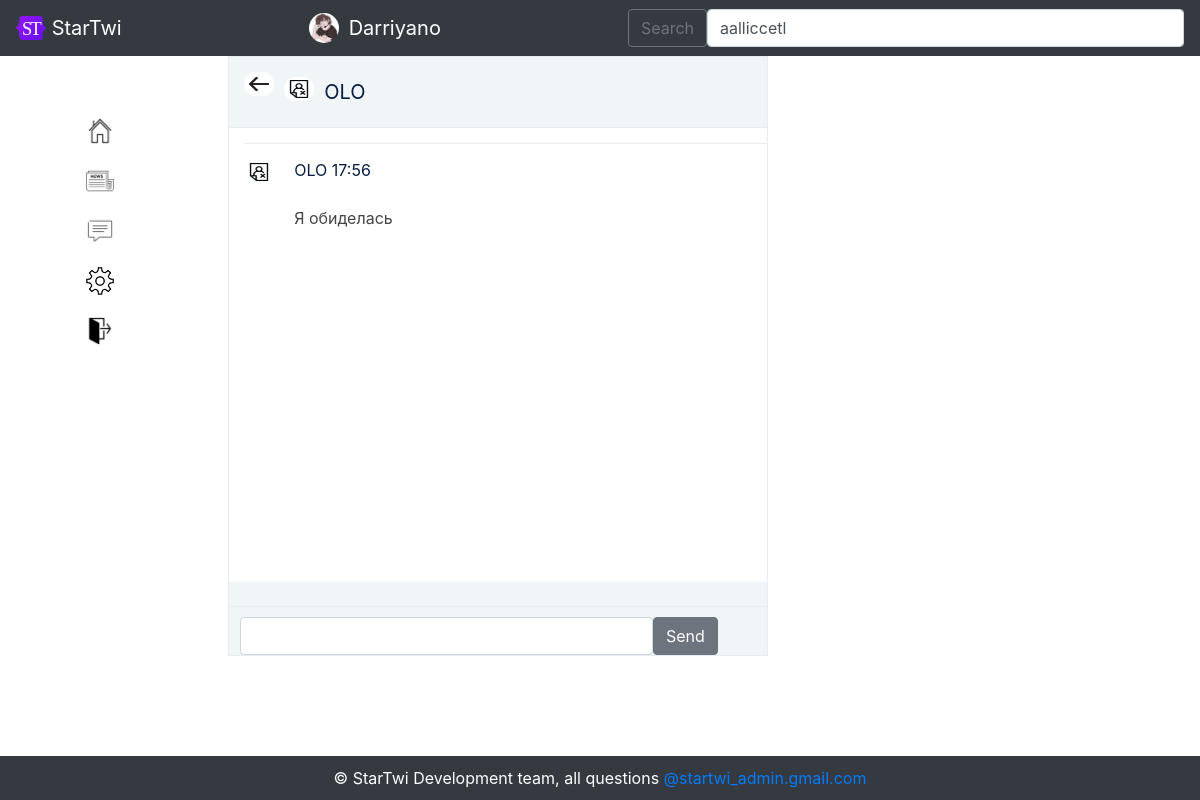
/messenger/OLO (signed in), run on the app's committed database.
### data/users.py (models this page shows, shortened)
class User(SqlAlchemyBase, UserMixin):
    __tablename__ = 'users'
    id = sqlalchemy.Column(sqlalchemy.Integer, primary_key=True, autoincrement=True)
    username = sqlalchemy.Column(sqlalchemy.String, unique=True, nullable=True)
    year_of_birth = sqlalchemy.Column(sqlalchemy.Integer, nullable=True)
    month_of_birth = sqlalchemy.Column(sqlalchemy.Integer, nullable=True)
    day_of_birth = sqlalchemy.Column(sqlalchemy.Integer, nullable=True)
    country = sqlalchemy.Column(sqlalchemy.String, nullable=True)
    email = sqlalchemy.Column(sqlalchemy.String, unique=True, nullable=True)
    hashed_password = sqlalchemy.Column(sqlalchemy.String, nullable=True)
    modified_date = sqlalchemy.Column(sqlalchemy.DateTime, default=datetime.datetime.now())
    photo = sqlalchemy.Column(sqlalchemy.String, unique=True, nullable=True)
    about_me = sqlalchemy.Column(sqlalchemy.String, unique=True, nullable=True)
    followers = sqlalchemy.Column(sqlalchemy.String, nullable=True, default=' ')
    following = sqlalchemy.Column(sqlalchemy.String, nullable=True, default=' ')
    restrict = sqlalchemy.Column(sqlalchemy.Boolean, nullable=True, default=False)
    blacklist = sqlalchemy.Column(sqlalchemy.String, nullable=True, default=' ')

### data/messages.py (models this page shows)
class Messages(SqlAlchemyBase):
    __tablename__ = 'messages'
    id = sqlalchemy.Column(sqlalchemy.Integer, primary_key=True, autoincrement=True)
    from_id = sqlalchemy.Column(sqlalchemy.Integer, sqlalchemy.ForeignKey("users.id"))
    to_id = sqlalchemy.Column(sqlalchemy.Integer, sqlalchemy.ForeignKey("users.id"))
    message_text = sqlalchemy.Column(sqlalchemy.String, nullable=True)
    sending_time = sqlalchemy.Column(sqlalchemy.DateTime, default=datetime.datetime.now())

### main.py (the view)
@app.route('/messenger/<username>', methods=['GET', 'POST'])
@login_required
def messenger(username):
    db_sess = db_session.create_session()
    form = MessageForm()
    user = db_sess.query(User).filter(User.username == username).first()
    if form.validate_on_submit():
        add_message(current_user.id, user.id, form.message.data)
        return redirect(f'/messenger/{username}')
    cipher = Fernet(cipher_key)
    messages_list = db_sess.query(Messages).filter(
        ((Messages.from_id == current_user.id) / (Messages.to_id == user.id)) | (
                (Messages.to_id == current_user.id) / (Messages.from_id == user.id))).all()
    return render_template('messenger.html', title='Messenger', form=form, user=user,
                           url_for=url_for, user_class=User, userlist=get_userlist(),
                           css_file=url_for('static', filename='css/style.css'),
                           messages_list=messages_list, cipher=cipher,
                           str=str, db_sess_query_user=db_sess.query(User)
                           )

### forms/MessageForm.py
class MessageForm(FlaskForm):
    message = StringField('')
    send = SubmitField('Send')

### data/db_session.py (called while the page is built)
def create_session() -> Session:
    global __factory
    return __factory()

### main.py (called while the page is built)
@login_manager.user_loader
def load_user(user_id):
    db_sess = db_session.create_session()
    return db_sess.query(User).get(user_id)

def get_userlist():
    return sorted(db_session.create_session().query(User).filter(User.username != current_user.username),
                  key=lambda x: [0 if str(x.id) in current_user.following.split(', ') else 1,
                                 - len(list(set(current_user.following.split(', ')) & set(
                                     x.following.split(', ')))),
                                 - len(list(set(current_user.followers.split(', ')) & set(
                                     x.followers.split(', ')))),
                                 x.username])

### templates/messenger.html (shortened to what this page needs)
{% extends "base_logged_in.html" %}
{% block content %}
<div class="messenger">
    <table class="message-table">
        <tr><td style="background-color: #f0f6f7; " class="about-chat"><div>
            <a href="/chats"><img src="{{ url_for('static', filename='img/back.png') }}" alt="" width="30" height="24" class="icon" style="margin: 0px; margin-right: 10px;"></a>
            <a href="/account/{{ user.username }}" style="text-decoration: none" class="navbar-brand">
                <img src="{{ url_for('static', filename='img/' + user.photo) }}" alt="" width="30" height="24" class="icon" style="margin: 0px; margin-right: 10px;">
                {{ user.username }}</a>
        </div></td></tr>
        <tr><td class="all-messages-box" id="all-messages-box">
            {% if messages_list %}
                {% for message in messages_list %}
                    {% if messages_list.index(message) == 0 or messages_list[messages_list.index(message) - 1].from_id != message.from_id %}
                        <div class="message">
                            {% set sender = db_sess_query_user.filter(user_class.id == message.from_id).first() %}
                            <img src="{{ url_for('static', filename='img/' + sender.photo) }}" alt="" width="30" height="24" class="icon" style="margin: 0px; margin-right: 10px; margin-top:3%;">
                            <div style="margin-left: 50px; color: #454545;">
                                 <a href="/account/{{ sender.username }}" style="text-decoration: none; padding-top: 3%;">{{ sender.username }} {{ message.sending_time.hour }}:{{ str(message.sending_time.minute) if (str(message.sending_time.minute)) | length == 2 else '0' + str(message.sending_time.minute) }}</a><br>
                                {{ cipher.decrypt(message.message_text).decode('utf-8') }}
                            </div>
                        </div>
                    {% endif %}
                {% endfor %}
            {% else %}
                <p align="center" style="margin-top: 50%; color: #a3a29e;">no messages yet</p>
            {% endif %}
        </td></tr>
        <tr><td style="background-color: #f0f6f7;" class="send-message"><div class="form-send-message">
            <form action="" method="post">
                    <div style="float: left; width: 100%;">{{ form.message.label }}<br>
                        <span style="float:left; width:80%">{{ form.message(class="form-control") }}</span><span style="float:right; width:20%">{{ form.send(type="submit", class="btn btn-secondary") }}</span><br>
                    </div>
            </form>
        </div></td></tr>
    </table>
</div>
{% endblock %}

### templates/base_logged_in.html (shortened to what this page needs)
<!DOCTYPE html>
<html lang="en">
<head>
    <link rel="stylesheet"
          href="https://stackpath.bootstrapcdn.com/bootstrap/4.4.1/css/bootstrap.min.css"
>
    <link href="http://rawgithub.com/indrimuska/jquery-editable-select/master/dist/jquery-editable-select.min.css" rel="stylesheet">
    <link rel="stylesheet" type="text/css" href={{ css_file }}>
</head>
<body>
    <header>
        <nav class="navbar navbar-dark bg-dark">
            <a class="navbar-brand" href="#">
                <img src="/static/img/startwi-logo.svg" alt="" width="30" height="24" class="d-inline-block align-text-top">
                StarTwi
            </a>
            <a href="/account/{{ current_user.username }}" style="text-decoration: none;" class="navbar-brand">
                <img src="{{ url_for('static', filename='img/' + current_user.photo) }}" alt="" width="30" height="30" class="icon" style="margin: 0px; margin-right: 10px;">
                {{ current_user.username }}</a>
            <form class="d-flex" method="post" id="sample_form" name="sample_form">
                <button class="btn btn-outline-secondary" type="submit" name="Save" id="save">Search</button>
                <select name="users" id="users" class="form-control me-2" type="search" placeholder="Search" aria-label="Search">
                    {% for found_user in userlist %}
                        {% if found_user %}
                            <option>{{ found_user.username }}</option>
                        {% endif %}
                    {% endfor %}
               </select>
      </form>
    </nav>
    </header>
    <main role="main" class="container">
        <div style="float:left;">
            <ul style="list-style-type: none;">
                <li><a href="/account/{{ current_user.username }}"><img src="{{ url_for('static', filename='img/home_icon.png') }}" style="width:30px; margin-top:60px;"></a></li>
                <li><a href="/newstape"><img src="{{ url_for('static', filename='img/news_icon.png') }}" style="width:30px; margin-top:20px;"></a></li>
                <li><a href="/chats"><img src="{{ url_for('static', filename='img/messenger_icon.png') }}" style="width:30px; margin-top:20px;"></a></li>
                <li><a href="/account_settings/{{ current_user.username }}"><img src="{{ url_for('static', filename='img/settings.png') }}" style="width:30px; margin-top:20px;"></a></li>
                <li><a href="/logout"><img src="{{ url_for('static', filename='img/exit-icon.png') }}" style="width:30px; margin-top:20px;"></a></li>
            </ul>
        </div>
        <div style="margin-left: 12%">
            {% block content %}{% endblock %}
        </div>
          <div class="footer">
      &copy; StarTwi Development team, all questions <a href="mailto:dashastepanova1901@mail.ru">@startwi_admin.gmail.com</a>
  </div>
    </main>
</body>
</html>

### static/css/style.css (style rules this page uses)
table { border: 1px solid #e9ecf2; border-radius: 10px; width: 300px; margin-left: 50px; }
td { padding-top: 15px; padding-bottom: 15px; padding-left: 15px; border-bottom: 1px solid #e9ecf2; }
.icon { width: 30px; border-radius: 30px; float: left; margin: 20px; font-size: 27px; }
table a, .table_information a { color: #081e45; display: block; height: 100%; }
.all-messages-box { position: absolute; height: 80%; width: 100%; overflow: auto; }
.message-table { position: absolute; height: 100%; width: 100%; }
.about-chat { height: 10%; width: 100%; }
.send-message { height: 5%; width: 100%; padding: 0px; }
.message { border-top: 1px solid #ebebeb; float: bottom; }
.messenger { position: absolute; width: 45%; height: 75%; float: bottom; }
.form-send-message { padding: 11px; float: bottom; margin-bottom: 10px; }

### templates/base_logged_in.html (style rules this page uses)
.footer { position: fixed; left: 0; bottom: 0; padding: 10px; background: #343a40; color: #ffffff; width: 100%; text-align: center; }

### data on the page
User: photo (picture), username "Darriyano"
User: photo (picture), username "OLO"
Messages: photo (picture), sending_time.hour "17", sending_time "56", decrypt "Я обиделась"

### other printed values
form field users "aalliccetl"
